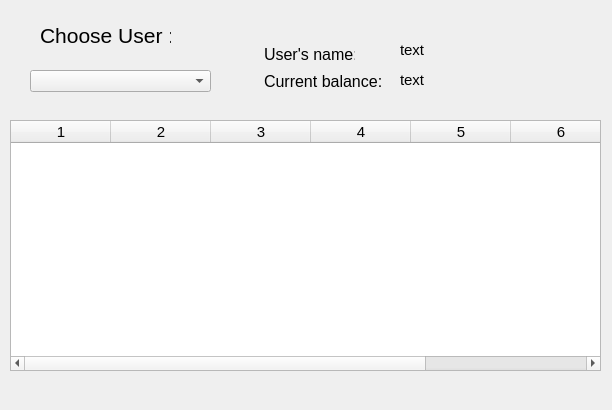
<?xml version="1.0" encoding="UTF-8"?>
<ui version="4.0">
 <class>view_users_dialog</class>
 <widget class="QDialog" name="view_users_dialog">
  <property name="geometry">
   <rect>
    <x>0</x>
    <y>0</y>
    <width>612</width>
    <height>410</height>
   </rect>
  </property>
  <property name="font">
   <font>
    <pointsize>11</pointsize>
   </font>
  </property>
  <property name="windowTitle">
   <string>Dialog</string>
  </property>
  <widget class="QComboBox" name="comboBox">
   <property name="geometry">
    <rect>
     <x>30</x>
     <y>70</y>
     <width>181</width>
     <height>22</height>
    </rect>
   </property>
   <property name="placeholderText">
    <string/>
   </property>
  </widget>
  <widget class="QLabel" name="label_20">
   <property name="geometry">
    <rect>
     <x>40</x>
     <y>20</y>
     <width>131</width>
     <height>31</height>
    </rect>
   </property>
   <property name="font">
    <font>
     <pointsize>16</pointsize>
    </font>
   </property>
   <property name="text">
    <string>Choose User :</string>
   </property>
  </widget>
  <widget class="QLabel" name="label_4">
   <property name="geometry">
    <rect>
     <x>400</x>
     <y>40</y>
     <width>81</width>
     <height>20</height>
    </rect>
   </property>
   <property name="font">
    <font>
     <pointsize>11</pointsize>
    </font>
   </property>
   <property name="text">
    <string>text</string>
   </property>
  </widget>
  <widget class="QLabel" name="label_5">
   <property name="geometry">
    <rect>
     <x>400</x>
     <y>70</y>
     <width>81</width>
     <height>20</height>
    </rect>
   </property>
   <property name="text">
    <string>text</string>
   </property>
  </widget>
  <widget class="QLabel" name="label">
   <property name="geometry">
    <rect>
     <x>264</x>
     <y>44</y>
     <width>91</width>
     <height>21</height>
    </rect>
   </property>
   <property name="font">
    <font>
     <pointsize>12</pointsize>
    </font>
   </property>
   <property name="text">
    <string>User's name:</string>
   </property>
  </widget>
  <widget class="QLabel" name="label_2">
   <property name="geometry">
    <rect>
     <x>264</x>
     <y>71</y>
     <width>121</width>
     <height>21</height>
    </rect>
   </property>
   <property name="font">
    <font>
     <pointsize>12</pointsize>
    </font>
   </property>
   <property name="text">
    <string>Current balance:</string>
   </property>
  </widget>
  <widget class="QTableWidget" name="transTable">
   <property name="geometry">
    <rect>
     <x>10</x>
     <y>120</y>
     <width>591</width>
     <height>251</height>
    </rect>
   </property>
   <column/>
   <column/>
   <column/>
   <column/>
   <column/>
   <column/>
   <column/>
  </widget>
  <zorder>comboBox</zorder>
  <zorder>label</zorder>
  <zorder>label_10</zorder>
  <zorder>label_11</zorder>
  <zorder>label_12</zorder>
  <zorder>label_13</zorder>
  <zorder>label_14</zorder>
  <zorder>label_15</zorder>
  <zorder>label_16</zorder>
  <zorder>label_17</zorder>
  <zorder>label_18</zorder>
  <zorder>label_19</zorder>
  <zorder>label_2</zorder>
  <zorder>label_20</zorder>
  <zorder>label_3</zorder>
  <zorder>label_4</zorder>
  <zorder>label_5</zorder>
  <zorder>label_6</zorder>
  <zorder>label_7</zorder>
  <zorder>label_8</zorder>
  <zorder>label_9</zorder>
  <zorder>listWidget</zorder>
 </widget>
 <resources/>
 <connections/>
</ui>
